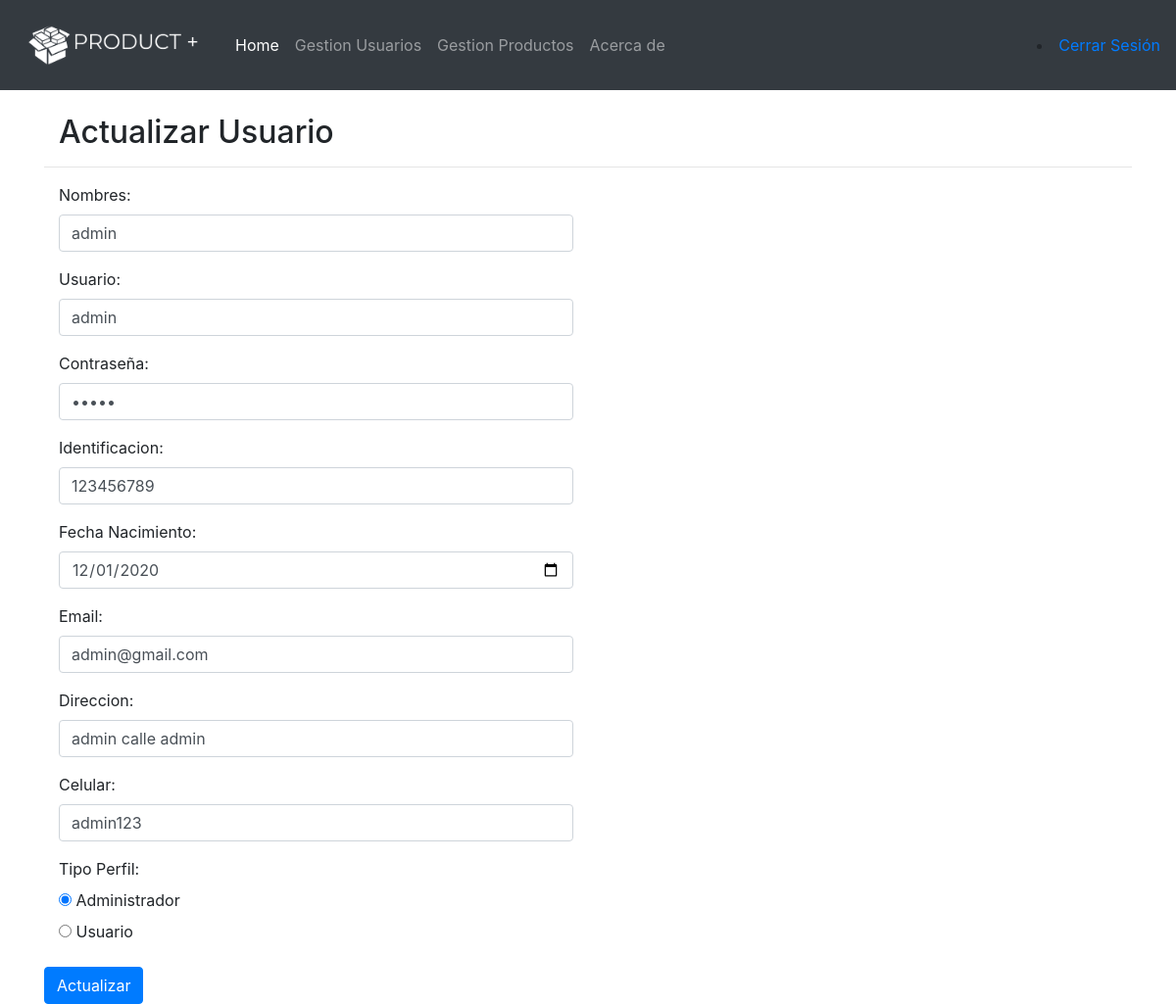
The app's page /updateUser/1 (signed in) with its own data.
### app.py (models this page shows, shortened)
class User(db.Model):
    id = db.Column(db.Integer, primary_key=True)
    usuario = db.Column(db.String(25), nullable=False)
    nombres = db.Column(db.String(50), nullable=False)
    apellidos = db.Column(db.String(50), nullable=False)
    contrasena = db.Column(db.String(50), nullable=False)
    identificacion = db.Column(db.String(15), nullable=False)
    fechaNacimiento = db.Column(db.DateTime, default=datetime.utcnow)
    email = db.Column(db.String(30), nullable=False)
    direccion = db.Column(db.String(25), nullable=False)
    celular = db.Column(db.String(15), nullable=False)
    tipo = db.Column(db.String, nullable=False)
    estado = db.Column(db.String, nullable=False)

### app.py (the view)
@app.route('/updateUser/<int:id>', methods=['GET', 'POST'])
@login_required
def updateUser(id):
    user = User.query.get_or_404(id)
    if request.method == 'POST':
        user.nombres = request.form['nombres']
        user.usuario = request.form['usuario']
        user.contrasena = request.form['contrasena']
        user.identificacion = request.form['cedula']
        fechaNacimiento = request.form['fechaNacimiento']
        format = '%Y-%m-%d'
        fecha = datetime.strptime(fechaNacimiento, format)
        user.fechaNacimiento = fecha
        user.email = request.form['email']
        user.direccion = request.form['direccion']
        user.celular = request.form['celular']
        user.tipo = request.form['tipoUsuario']
        try:
            db.session.commit()
            return redirect('/user')
        except:
            return 'Error'
    else:
        return render_template('updateUser.html', user=user)

### app.py (called while the page is built)
def login_required(view):
    @functools.wraps( view )
    def wrapped_view(**kwargs):
        if g.user is None:
            return redirect( url_for( 'index' ) )
        return view( **kwargs )
    return wrapped_view

@app.before_request
def load_logged_in_user():
    user_id = session.get( 'user_id' )
    if user_id is None:
        g.user = None
    else:
        user = User.query.filter_by(id = user_id).first()
        g.user = user

### templates/updateUser.html (shortened to what this page needs)
{% extends 'base.html' %} {% block content %}
<div class="container-md">
    <div class="abs-center">
        <form action="/updateUser/{{ user.id }}" method="POST">
            <br>
            <div class="col-md-8">
                <h2>Actualizar Usuario</h2>
            </div>
            <hr>
            <div class="form-group">
                <label class="col-md-4 control-label" for="nombre">Nombres:</label>
                <div class="col-md-6">
                    <input value="{{user.nombres}}" id="nombres" name="nombres" type="text" placeholder="Ingrese Nombres" class="form-control input-md" required>
                </div>
            </div>
            <div class="form-group">
                <label class="col-md-4 control-label" for="usuario">Usuario:</label>
                <div class="col-md-6">
                    <input value="{{user.usuario}}" id="usuario" name="usuario" type="text" placeholder="Ingrese Usuario" class="form-control input-md" required>
                </div>
            </div>
            <div class="form-group">
                <label class="col-md-4 control-label" for="apellido">Contraseña:</label>
                <div class="col-md-6">
                    <input value="{{user.contrasena}}" id="contrasena" name="contrasena" type="password" placeholder="Ingrese Contraseña" class="form-control input-md" required>
                </div>
            </div>
            <div class="form-group">
                <label class="col-md-4 control-label" for="cedula">Identificacion:</label>
                <div class="col-md-6">
                    <input value="{{user.identificacion}}" id="cedula" name="cedula" type="text" placeholder="No. Identificacion" class="form-control input-md" required>
                </div>
            </div>
            <div class="form-group">
                <label class="col-md-4 control-label" for="fechaNacimiento">Fecha Nacimiento:</label>
                <div class="col-md-6">
                    <input value="{{user.fechaNacimiento.strftime('%Y-%m-%d')}}" id="fechaNacimiento" name="fechaNacimiento" type="date" placeholder="dd/mm/aaaa" class="form-control input-md" required>
                </div>
            </div>
            <div class="form-group">
                <label class="col-md-4 control-label" for="correo">Email:</label>
                <div class="col-md-6">
                    <input value="{{user.email}}" id="email" name="email" type="email" placeholder="Ingrese Email" class="form-control input-md" required>
                </div>
            </div>
            <div class="form-group">
                <label class="col-md-4 control-label" for="direccion">Direccion: </label>
                <div class="col-md-6">
                    <input value="{{user.direccion}}" id="direccion" name="direccion" type="text" placeholder="Ingrese Direccion" class="form-control input-md" required>
                </div>
            </div>
            <div class="form-group">
                <label class="col-md-4 control-label" for="telefono">Celular:</label>
                <div class="col-md-6">
                    <input value="{{user.celular}}" id="celular" name="celular" type="text" placeholder="Ingrese Celular" class="form-control input-md" required>
                </div>
            </div>
            <div class="form-group">
                <label class="col-md-4 control-label" required for="tipoUsuario">Tipo Perfil:</label>
                <div class="col-md-4">
                    <div class="radio">
                        <label for="tipoUsuario-0">
        <input type="radio" name="tipoUsuario" id="tipoUsuario-0" {% if user.tipo == '1' %}
        checked
        {% endif %} value="1">
        Administrador
      </label>
                    </div>
                    <div class="radio">
                        <label for="tipoUsuario-1">
        <input type="radio" name="tipoUsuario" id="tipoUsuario-1"  value="2">
        Usuario
      </label>
                    </div>
                </div>
            </div>
            <input class="btn btn-primary" type="submit" value="Actualizar">
        </form>
    </div>
</div>
{% endblock %}

### static/css/main.css (style rules this page uses)
body, html { margin: 0; font-family: sans-serif; }

### records on screen
User: nombres "admin", usuario "admin", cedula "123456789", fechaNacimiento "12/01/2020", email "admin@gmail.com", direccion "admin calle admin", celular "admin123", tipo "☑ Administrador", tipo "☐ Usuario"
